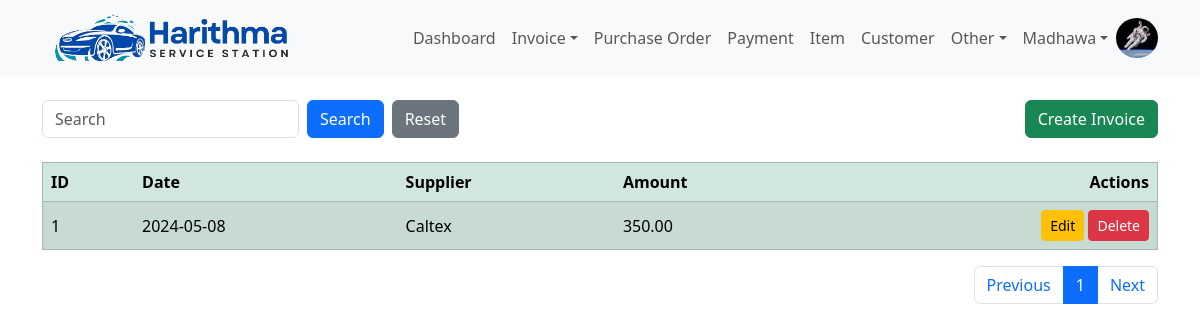
Page /purchase_order/head (signed in) on the committed database.
### harithmapos/models.py (models this page shows, shortened)
class User(db.Model, UserMixin):
    id = db.Column(db.Integer, primary_key=True)
    email = db.Column(db.String(120), unique=True, nullable=False)
    name = db.Column(db.String(50), nullable=False)
    image = db.Column(db.String(20), default='default.jpg')
    password = db.Column(db.String(60), nullable=False)
    create_dttm = db.Column(db.DateTime, nullable=False, default=datetime.utcnow)
    update_dttm = db.Column(db.DateTime, nullable=False, default=datetime.utcnow)

class PurchaseOrderHead(db.Model):
    id =  db.Column(db.Integer, primary_key=True)
    supplier_id = db.Column(db.Integer, db.ForeignKey('supplier.id'), nullable=False)
    supplier_invoice_id = db.Column(db.String(255))
    total_price = db.Column(db.Numeric(10,2), default=0)
    discount_pct = db.Column(db.Numeric(10,2), default=0)
    gross_price = db.Column(db.Numeric(10,2), default=0)
    payment_method = db.Column(db.String(10))
    paid_amount = db.Column(db.Numeric(10,2), default=0)
    remaining_amount = db.Column(db.Numeric(10,2))
    last_payment_date = db.Column(db.Date())
    created_dttm = db.Column(db.DateTime, nullable=False, default=datetime.utcnow)
    update_dttm = db.Column(db.DateTime, nullable=False, default=datetime.utcnow)
    purchase_order_details = db.relationship('PurchaseOrderDetail', backref='purchase_order', lazy=True)

class Supplier(db.Model):
    id = db.Column(db.Integer, primary_key=True)
    name = db.Column(db.String(100), nullable=False)
    contact = db.Column(db.String(10))
    address = db.Column(db.String(255))
    create_dttm = db.Column(db.DateTime, nullable=False, default=datetime.utcnow)
    update_dttm = db.Column(db.DateTime, nullable=False, default=datetime.utcnow)
    purchse_orders = db.relationship('PurchaseOrderHead', backref='supplier', lazy=True)

### harithmapos/views/purchase_order/routes.py (the view)
@purchase_order_blueprint.route("/purchase_order/head", methods=['GET', 'POST'])
@login_required
def purchase_order_head():
    purchase_order_head_create_form = PurchaseOrderHeadCreateForm()
    purchase_order_head_update_form = PurchaseOrderHeadUpdateForm()
    suppliers = Supplier.query.all()
    per_page = 20
    page = request.args.get('page',1,type=int)
    query = request.args.get("query",None)
    if query:
        purchase_order_heads = PurchaseOrderHead.query.order_by(PurchaseOrderHead.update_dttm.desc()).filter(PurchaseOrderHead.supplier_id.icontains(query)).paginate(page=page, per_page=per_page)
    else:
        purchase_order_heads = PurchaseOrderHead.query.order_by(PurchaseOrderHead.update_dttm.desc()).paginate(page=page, per_page=per_page)
    return render_template(
        'purchase_order/head.html',
        title='PurchaseOrderHead',
        purchase_order_head_create_form=purchase_order_head_create_form,
        purchase_order_head_update_form=purchase_order_head_update_form,
        purchase_order_heads=purchase_order_heads,
        suppliers=suppliers,
        query=query
    )

### harithmapos/views/purchase_order/forms.py
class PurchaseOrderHeadCreateForm(FlaskForm):
    supplier = StringField("Supplier", validators=[DataRequired()])
    supplier_invoice_id = StringField("Supplier Invoice ID", validators=[DataRequired()])
    submit = SubmitField('Create Purchase Order')

class PurchaseOrderHeadUpdateForm(FlaskForm):
    supplier = StringField("Supplier", validators=[DataRequired()])
    supplier_invoice_id = StringField("Supplier Invoice ID", validators=[DataRequired()])
    total_price = DecimalField("Total Price", places=2, validators=[Optional()])
    discount_pct = DecimalField("Discount Percentage", places=2, validators=[Optional()])
    gross_price = DecimalField("Gross Price", places=2, validators=[Optional()])
    payment_method = SelectField("Payment Method", choices=config.PAYMENT_METHOD_FORM_LIST)
    paid_amount = DecimalField("Paid Amount", places=2, validators=[Optional()])
    update_purchase_order = SubmitField('Update Purchase Order')
    complete_purchase_order = SubmitField('Complete Purchase Order')

### harithmapos/models.py (called while the page is built)
@login_manager.user_loader
def load_user(user_id):
    return User.query.get(int(user_id))

### harithmapos/templates/purchase_order/head.html (shortened to what this page needs)
{% extends 'layout/base.html' %}
{% block body %}
    <div class="container mt-4">
        <div class="row">
            <div class="col d-flex justify-content-between align-items-center">
                <form class="mb-0 d-flex" action="" method="GET" autocomplete="off">
                    <input type="text" class="form-control me-2" name="query" id="query" placeholder="{{ query if query else 'Search'}}">
                    <input type="submit" value="Search" class="btn btn-primary me-2" name="">
                    <a href="{{ url_for('purchase_order_blueprint.purchase_order_head') }}"><input type="submit" value="Reset" class="btn btn-secondary" ></a>
                </form>
                <button type="button" class="btn btn-success align-right" data-bs-toggle="modal" data-bs-target="#insert_modal">Create Invoice</button>
            </div>
        </div>
    </div>
    <div class="container mt-4">
        <table class="table table-success table-striped table-hover" border="1">
            <thead class="thread-dark">
                <tr>
                    <th scope="col">ID</th>
                    <th scope="col">Date</th>
                    <th scope="col">Supplier</th>
                    <th scope="col">Amount</th>
                    <th scope="col" style="text-align: right" >Actions</th>
                </tr>
            </thead>
            <tbody id="results">
                {% for purchase_order_head in purchase_order_heads.items %}
                    <tr>
                        <td class="align-middle"  scope="row">{{purchase_order_head.id}}</td>
                        <td class="align-middle">{{purchase_order_head.created_dttm.date()}}</td>
                        <td class="align-middle">{{purchase_order_head.supplier.name}}</td>
                        <td class="align-middle">{{purchase_order_head.gross_price}}</td>
                        <td class="text-end">
                            <a href="{{ url_for('purchase_order_blueprint.purchase_order_head_detail', purchase_order_head_id=purchase_order_head.id) }}" class="btn btn-sm btn-warning" >Edit</a>
                            <a href="{{ url_for('purchase_order_blueprint.delete_purchase_order_head', purchase_order_head_id=purchase_order_head.id) }}" class="btn btn-sm btn-danger" onclick="return confirm('Are you sure to delete?')">Delete</a>
                        </td>
                    </tr>
                {% endfor %}
            </tbody>
        </table>
        <nav aria-label="Page navigation">
            <ul class="pagination justify-content-end">
                <li class="page-item"><a class="page-link" href="{{ url_for('purchase_order_blueprint.purchase_order_head', page=purchase_order_heads.prev_num, query=query) }}">Previous</a></li>
                {% for page_number in purchase_order_heads.iter_pages(left_edge=1, right_edge=1, left_current=1, right_current=2) %}
                    {% if page_number %}
                        {% if purchase_order_heads.page == page_number %}
                            <li class="page-item "><a class="page-link active" href="{{ url_for('purchase_order_blueprint.purchase_order_head', page=page_number, query=query) }}">{{ page_number }}</a></li>
                        {% else %}
                            <li class="page-item "><a class="page-link" href="{{ url_for('purchase_order_blueprint.purchase_order_head', page=page_number, query=query) }}">{{ page_number }}</a></li>
                        {% endif %}
                    {% else %}
                        <li class="page-item "><a class="page-link" href="#">...</a></li>
                    {% endif %}
                {% endfor %}
                <li class="page-item"><a class="page-link" href="{{ url_for('purchase_order_blueprint.purchase_order_head', page=purchase_order_heads.next_num, query=query) }}">Next</a></li>
            </ul>
        </nav>
    </div>
{% endblock %}

### harithmapos/templates/layout/navbar.html (shortened to what this page needs)
<nav class="navbar navbar-expand-lg navbar-light bg-light">
    <div class="container">
        <a href="" class="navbar-brand">
            <img src="{{url_for('static', filename='Harithma-logo.png')}}" height="50" class="d-inline-block align-text-top" alt="">
        </a>
        <div class="collapse navbar-collapse" id="navbarCollapse">
            <ul class="navbar-nav ms-auto">
                {% if current_user.is_authenticated %}
                    <a class="nav-item nav-link" href="{{ url_for('dashboard_blueprint.dashboard') }}">Dashboard</a>
                    <li class="nav-item dropdown">
                        <a class="nav-link dropdown-toggle" href="#" role="button" data-bs-toggle="dropdown" aria-expanded="false">Invoice</a>
                    </li>
                    <a class="nav-item nav-link" href="{{ url_for('purchase_order_blueprint.purchase_order_head') }}">Purchase Order</a>
                    <a class="nav-item nav-link" href="{{ url_for('payment_blueprint.payment') }}">Payment</a>
                    <a class="nav-item nav-link" href="{{ url_for('item_blueprint.item') }}">Item</a>
                    <a class="nav-item nav-link" href="{{ url_for('customer_blueprint.customer') }}">Customer</a>
                    <li class="nav-item dropdown">
                        <a class="nav-link dropdown-toggle" href="#" role="button" data-bs-toggle="dropdown" aria-expanded="false">Other</a>
                    </li>
                    <li class="nav-item dropdown">
                        <a class="nav-link dropdown-toggle" href="#" role="button" data-bs-toggle="dropdown" aria-expanded="false">{{ current_user.name }}</a>
                    </li>
                    <img src="{{ url_for('static', filename='user_images/'+current_user.image) }}" class="rounded-circle" height="40" alt="Avatar" />
                {% else %}
                    <a class="nav-item nav-link" href="{{ url_for('user_blueprint.login') }}">Login</a>
                    <a class="nav-item nav-link" href="{{ url_for('user_blueprint.register') }}">Register</a>
                {% endif %}
            </ul>
        </div>
    </div>
</nav>

### rows in the picture
User: name "Madhawa", image (picture)
PurchaseOrderHead: id "1", created_dttm "2024-05-08", supplier.name "Caltex", gross_price "350.00"

### other values in the picture
{{ page_number }} "1"
